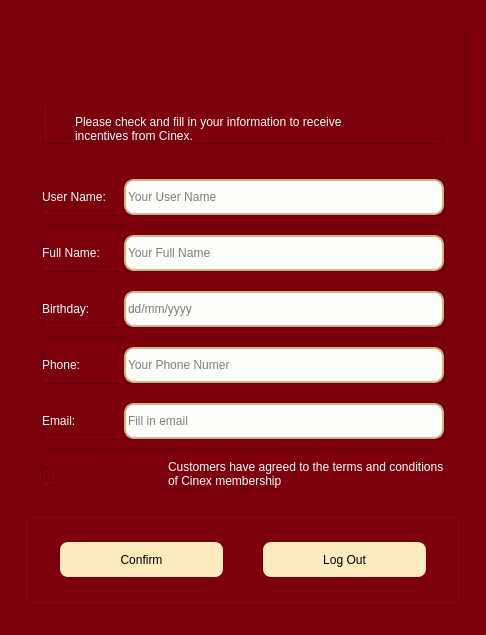
<?xml version="1.0" encoding="UTF-8"?>
<ui version="4.0">
 <class>Dialog</class>
 <widget class="QDialog" name="Dialog">
  <property name="geometry">
   <rect>
    <x>0</x>
    <y>0</y>
    <width>486</width>
    <height>635</height>
   </rect>
  </property>
  <property name="windowTitle">
   <string>Dialog</string>
  </property>
  <property name="styleSheet">
   <string notr="true">background-color: rgb(124, 0, 11);</string>
  </property>
  <layout class="QGridLayout" name="gridLayout">
   <item row="0" column="0">
    <widget class="QWidget" name="widget" native="true">
     <property name="styleSheet">
      <string notr="true">background-color: rgb(124, 0, 11);</string>
     </property>
     <layout class="QVBoxLayout" name="verticalLayout">
      <item alignment="Qt::AlignTop">
       <widget class="QFrame" name="frame">
        <property name="frameShape">
         <enum>QFrame::StyledPanel</enum>
        </property>
        <property name="frameShadow">
         <enum>QFrame::Raised</enum>
        </property>
        <layout class="QGridLayout" name="gridLayout_2">
         <item row="0" column="0" alignment="Qt::AlignHCenter|Qt::AlignTop">
          <widget class="QLabel" name="label">
           <property name="minimumSize">
            <size>
             <width>60</width>
             <height>60</height>
            </size>
           </property>
           <property name="maximumSize">
            <size>
             <width>60</width>
             <height>60</height>
            </size>
           </property>
           <property name="text">
            <string/>
           </property>
           <property name="pixmap">
            <pixmap resource="../../utils/resources.qrc">:/WhiteIcons/images/icons/WhiteIcons/user_ic.svg</pixmap>
           </property>
           <property name="alignment">
            <set>Qt::AlignCenter</set>
           </property>
          </widget>
         </item>
         <item row="1" column="0">
          <widget class="QWidget" name="widget_10" native="true">
           <layout class="QVBoxLayout" name="verticalLayout_9">
            <property name="leftMargin">
             <number>12</number>
            </property>
            <property name="rightMargin">
             <number>12</number>
            </property>
            <property name="bottomMargin">
             <number>0</number>
            </property>
            <item>
             <widget class="QFrame" name="frame_9">
              <property name="frameShape">
               <enum>QFrame::StyledPanel</enum>
              </property>
              <property name="frameShadow">
               <enum>QFrame::Raised</enum>
              </property>
              <layout class="QHBoxLayout" name="horizontalLayout_7">
               <property name="spacing">
                <number>0</number>
               </property>
               <property name="leftMargin">
                <number>0</number>
               </property>
               <property name="rightMargin">
                <number>0</number>
               </property>
               <property name="bottomMargin">
                <number>0</number>
               </property>
               <item>
                <widget class="QLabel" name="label_4">
                 <property name="maximumSize">
                  <size>
                   <width>32</width>
                   <height>32</height>
                  </size>
                 </property>
                 <property name="text">
                  <string/>
                 </property>
                 <property name="pixmap">
                  <pixmap resource="../../utils/resources.qrc">:/WhiteIcons/images/icons/WhiteIcons/alert_circle_ic.svg</pixmap>
                 </property>
                 <property name="scaledContents">
                  <bool>true</bool>
                 </property>
                </widget>
               </item>
               <item alignment="Qt::AlignLeft">
                <widget class="QLabel" name="label_9">
                 <property name="styleSheet">
                  <string notr="true">color: rgb(254, 254, 255);
font: 63 12pt &quot;Segoe UI Semibold&quot;;</string>
                 </property>
                 <property name="text">
                  <string>Please check and fill in your information to receive &lt;br&gt; incentives from Cinex.</string>
                 </property>
                </widget>
               </item>
              </layout>
             </widget>
            </item>
           </layout>
          </widget>
         </item>
        </layout>
       </widget>
      </item>
      <item alignment="Qt::AlignTop">
       <widget class="QWidget" name="widget_4" native="true">
        <layout class="QVBoxLayout" name="verticalLayout_8">
         <property name="spacing">
          <number>0</number>
         </property>
         <property name="topMargin">
          <number>0</number>
         </property>
         <item>
          <widget class="QWidget" name="widget_2" native="true">
           <layout class="QVBoxLayout" name="verticalLayout_2">
            <property name="leftMargin">
             <number>12</number>
            </property>
            <property name="rightMargin">
             <number>12</number>
            </property>
            <property name="bottomMargin">
             <number>0</number>
            </property>
            <item>
             <widget class="QFrame" name="frame_3">
              <property name="frameShape">
               <enum>QFrame::StyledPanel</enum>
              </property>
              <property name="frameShadow">
               <enum>QFrame::Raised</enum>
              </property>
              <layout class="QHBoxLayout" name="horizontalLayout">
               <property name="spacing">
                <number>0</number>
               </property>
               <property name="leftMargin">
                <number>0</number>
               </property>
               <property name="rightMargin">
                <number>0</number>
               </property>
               <property name="bottomMargin">
                <number>0</number>
               </property>
               <item alignment="Qt::AlignLeft">
                <widget class="QLabel" name="label_2">
                 <property name="styleSheet">
                  <string notr="true">color: rgb(254, 254, 255);
font: 63 12pt &quot;Segoe UI Semibold&quot;;</string>
                 </property>
                 <property name="text">
                  <string>User Name:</string>
                 </property>
                </widget>
               </item>
               <item alignment="Qt::AlignRight">
                <widget class="QLineEdit" name="lineEdit">
                 <property name="minimumSize">
                  <size>
                   <width>320</width>
                   <height>36</height>
                  </size>
                 </property>
                 <property name="maximumSize">
                  <size>
                   <width>320</width>
                   <height>16777215</height>
                  </size>
                 </property>
                 <property name="styleSheet">
                  <string notr="true">    border-radius: 10px;
    border: 2px solid #D2B48C;
background-color: rgb(253, 253, 250);
font: 63 12pt &quot;Segoe UI Semibold&quot;;</string>
                 </property>
                 <property name="placeholderText">
                  <string>Your User Name</string>
                 </property>
                </widget>
               </item>
              </layout>
             </widget>
            </item>
           </layout>
          </widget>
         </item>
         <item>
          <widget class="QWidget" name="widget_5" native="true">
           <layout class="QVBoxLayout" name="verticalLayout_3">
            <property name="leftMargin">
             <number>12</number>
            </property>
            <property name="rightMargin">
             <number>12</number>
            </property>
            <property name="bottomMargin">
             <number>0</number>
            </property>
            <item>
             <widget class="QFrame" name="frame_4">
              <property name="frameShape">
               <enum>QFrame::StyledPanel</enum>
              </property>
              <property name="frameShadow">
               <enum>QFrame::Raised</enum>
              </property>
              <layout class="QHBoxLayout" name="horizontalLayout_2">
               <property name="spacing">
                <number>0</number>
               </property>
               <property name="leftMargin">
                <number>0</number>
               </property>
               <property name="rightMargin">
                <number>0</number>
               </property>
               <property name="bottomMargin">
                <number>0</number>
               </property>
               <item alignment="Qt::AlignLeft">
                <widget class="QLabel" name="label_3">
                 <property name="styleSheet">
                  <string notr="true">color: rgb(254, 254, 255);
font: 63 12pt &quot;Segoe UI Semibold&quot;;</string>
                 </property>
                 <property name="text">
                  <string>Full Name:</string>
                 </property>
                </widget>
               </item>
               <item alignment="Qt::AlignRight">
                <widget class="QLineEdit" name="lineEdit_2">
                 <property name="minimumSize">
                  <size>
                   <width>320</width>
                   <height>36</height>
                  </size>
                 </property>
                 <property name="maximumSize">
                  <size>
                   <width>320</width>
                   <height>16777215</height>
                  </size>
                 </property>
                 <property name="styleSheet">
                  <string notr="true">    border-radius: 10px;
    border: 2px solid #D2B48C;
background-color: rgb(253, 253, 250);
font: 63 12pt &quot;Segoe UI Semibold&quot;;</string>
                 </property>
                 <property name="placeholderText">
                  <string>Your Full Name</string>
                 </property>
                </widget>
               </item>
              </layout>
             </widget>
            </item>
           </layout>
          </widget>
         </item>
         <item>
          <widget class="QWidget" name="widget_9" native="true">
           <layout class="QVBoxLayout" name="verticalLayout_7">
            <property name="leftMargin">
             <number>12</number>
            </property>
            <property name="rightMargin">
             <number>12</number>
            </property>
            <property name="bottomMargin">
             <number>0</number>
            </property>
            <item>
             <widget class="QFrame" name="frame_8">
              <property name="frameShape">
               <enum>QFrame::StyledPanel</enum>
              </property>
              <property name="frameShadow">
               <enum>QFrame::Raised</enum>
              </property>
              <layout class="QHBoxLayout" name="horizontalLayout_6">
               <property name="spacing">
                <number>0</number>
               </property>
               <property name="leftMargin">
                <number>0</number>
               </property>
               <property name="rightMargin">
                <number>0</number>
               </property>
               <property name="bottomMargin">
                <number>0</number>
               </property>
               <item alignment="Qt::AlignLeft">
                <widget class="QLabel" name="label_7">
                 <property name="styleSheet">
                  <string notr="true">color: rgb(254, 254, 255);
font: 63 12pt &quot;Segoe UI Semibold&quot;;</string>
                 </property>
                 <property name="text">
                  <string>Birthday:</string>
                 </property>
                </widget>
               </item>
               <item alignment="Qt::AlignRight">
                <widget class="QLineEdit" name="lineEdit_6">
                 <property name="minimumSize">
                  <size>
                   <width>320</width>
                   <height>36</height>
                  </size>
                 </property>
                 <property name="maximumSize">
                  <size>
                   <width>320</width>
                   <height>16777215</height>
                  </size>
                 </property>
                 <property name="styleSheet">
                  <string notr="true">    border-radius: 10px;
    border: 2px solid #D2B48C;
background-color: rgb(253, 253, 250);
font: 63 12pt &quot;Segoe UI Semibold&quot;;</string>
                 </property>
                 <property name="placeholderText">
                  <string>dd/mm/yyyy</string>
                 </property>
                </widget>
               </item>
              </layout>
             </widget>
            </item>
           </layout>
          </widget>
         </item>
         <item>
          <widget class="QWidget" name="widget_8" native="true">
           <layout class="QVBoxLayout" name="verticalLayout_6">
            <property name="leftMargin">
             <number>12</number>
            </property>
            <property name="rightMargin">
             <number>12</number>
            </property>
            <property name="bottomMargin">
             <number>0</number>
            </property>
            <item>
             <widget class="QFrame" name="frame_7">
              <property name="frameShape">
               <enum>QFrame::StyledPanel</enum>
              </property>
              <property name="frameShadow">
               <enum>QFrame::Raised</enum>
              </property>
              <layout class="QHBoxLayout" name="horizontalLayout_5">
               <property name="spacing">
                <number>0</number>
               </property>
               <property name="leftMargin">
                <number>0</number>
               </property>
               <property name="rightMargin">
                <number>0</number>
               </property>
               <property name="bottomMargin">
                <number>0</number>
               </property>
               <item alignment="Qt::AlignLeft">
                <widget class="QLabel" name="label_6">
                 <property name="styleSheet">
                  <string notr="true">color: rgb(254, 254, 255);
font: 63 12pt &quot;Segoe UI Semibold&quot;;</string>
                 </property>
                 <property name="text">
                  <string>Phone:</string>
                 </property>
                </widget>
               </item>
               <item alignment="Qt::AlignRight">
                <widget class="QLineEdit" name="lineEdit_5">
                 <property name="minimumSize">
                  <size>
                   <width>320</width>
                   <height>36</height>
                  </size>
                 </property>
                 <property name="maximumSize">
                  <size>
                   <width>320</width>
                   <height>16777215</height>
                  </size>
                 </property>
                 <property name="styleSheet">
                  <string notr="true">    border-radius: 10px;
    border: 2px solid #D2B48C;
background-color: rgb(253, 253, 250);
font: 63 12pt &quot;Segoe UI Semibold&quot;;</string>
                 </property>
                 <property name="placeholderText">
                  <string notr="true">Your Phone Numer</string>
                 </property>
                </widget>
               </item>
              </layout>
             </widget>
            </item>
           </layout>
          </widget>
         </item>
         <item>
          <widget class="QWidget" name="widget_7" native="true">
           <layout class="QVBoxLayout" name="verticalLayout_5">
            <property name="leftMargin">
             <number>12</number>
            </property>
            <property name="rightMargin">
             <number>12</number>
            </property>
            <property name="bottomMargin">
             <number>0</number>
            </property>
            <item>
             <widget class="QFrame" name="frame_6">
              <property name="frameShape">
               <enum>QFrame::StyledPanel</enum>
              </property>
              <property name="frameShadow">
               <enum>QFrame::Raised</enum>
              </property>
              <layout class="QHBoxLayout" name="horizontalLayout_4">
               <property name="spacing">
                <number>0</number>
               </property>
               <property name="leftMargin">
                <number>0</number>
               </property>
               <property name="rightMargin">
                <number>0</number>
               </property>
               <property name="bottomMargin">
                <number>0</number>
               </property>
               <item alignment="Qt::AlignLeft">
                <widget class="QLabel" name="label_5">
                 <property name="styleSheet">
                  <string notr="true">color: rgb(254, 254, 255);
font: 63 12pt &quot;Segoe UI Semibold&quot;;</string>
                 </property>
                 <property name="text">
                  <string>Email:</string>
                 </property>
                </widget>
               </item>
               <item alignment="Qt::AlignRight">
                <widget class="QLineEdit" name="lineEdit_4">
                 <property name="minimumSize">
                  <size>
                   <width>320</width>
                   <height>36</height>
                  </size>
                 </property>
                 <property name="maximumSize">
                  <size>
                   <width>320</width>
                   <height>16777215</height>
                  </size>
                 </property>
                 <property name="styleSheet">
                  <string notr="true">    border-radius: 10px;
    border: 2px solid #D2B48C;
background-color: rgb(253, 253, 250);
font: 63 12pt &quot;Segoe UI Semibold&quot;;</string>
                 </property>
                 <property name="placeholderText">
                  <string notr="true">Fill in email</string>
                 </property>
                </widget>
               </item>
              </layout>
             </widget>
            </item>
           </layout>
          </widget>
         </item>
         <item>
          <widget class="QWidget" name="widget_6" native="true">
           <layout class="QVBoxLayout" name="verticalLayout_4">
            <property name="leftMargin">
             <number>12</number>
            </property>
            <property name="rightMargin">
             <number>12</number>
            </property>
            <property name="bottomMargin">
             <number>0</number>
            </property>
            <item>
             <widget class="QFrame" name="frame_5">
              <property name="frameShape">
               <enum>QFrame::StyledPanel</enum>
              </property>
              <property name="frameShadow">
               <enum>QFrame::Raised</enum>
              </property>
              <layout class="QHBoxLayout" name="horizontalLayout_3">
               <property name="spacing">
                <number>0</number>
               </property>
               <property name="leftMargin">
                <number>0</number>
               </property>
               <property name="rightMargin">
                <number>0</number>
               </property>
               <property name="bottomMargin">
                <number>0</number>
               </property>
               <item alignment="Qt::AlignLeft">
                <widget class="QCheckBox" name="checkBox">
                 <property name="minimumSize">
                  <size>
                   <width>30</width>
                   <height>30</height>
                  </size>
                 </property>
                 <property name="text">
                  <string/>
                 </property>
                 <property name="iconSize">
                  <size>
                   <width>32</width>
                   <height>32</height>
                  </size>
                 </property>
                </widget>
               </item>
               <item alignment="Qt::AlignLeft">
                <widget class="QLabel" name="label_8">
                 <property name="styleSheet">
                  <string notr="true">color: rgb(254, 254, 255);
font: 63 12pt &quot;Segoe UI Semibold&quot;;</string>
                 </property>
                 <property name="text">
                  <string>
Customers have agreed to the terms and conditions &lt;br&gt; of Cinex membership</string>
                 </property>
                </widget>
               </item>
              </layout>
             </widget>
            </item>
           </layout>
          </widget>
         </item>
        </layout>
       </widget>
      </item>
      <item>
       <widget class="QWidget" name="widget_3" native="true">
        <layout class="QHBoxLayout" name="horizontalLayout_8">
         <item>
          <widget class="QFrame" name="frame_2">
           <property name="frameShape">
            <enum>QFrame::StyledPanel</enum>
           </property>
           <property name="frameShadow">
            <enum>QFrame::Raised</enum>
           </property>
           <layout class="QHBoxLayout" name="horizontalLayout_9">
            <property name="spacing">
             <number>40</number>
            </property>
            <property name="leftMargin">
             <number>30</number>
            </property>
            <property name="topMargin">
             <number>0</number>
            </property>
            <property name="rightMargin">
             <number>30</number>
            </property>
            <property name="bottomMargin">
             <number>0</number>
            </property>
            <item>
             <widget class="QPushButton" name="pushButtonConfirm">
              <property name="minimumSize">
               <size>
                <width>0</width>
                <height>35</height>
               </size>
              </property>
              <property name="styleSheet">
               <string notr="true">border-radius: 8px;
font: 87 10pt &quot;Segoe UI Black&quot;;
background-color: rgb(255, 235, 192);
color: rgb(0, 0, 0);</string>
              </property>
              <property name="text">
               <string>Confirm</string>
              </property>
              <property name="iconSize">
               <size>
                <width>30</width>
                <height>30</height>
               </size>
              </property>
             </widget>
            </item>
            <item>
             <widget class="QPushButton" name="pushButtonLogOut">
              <property name="minimumSize">
               <size>
                <width>0</width>
                <height>35</height>
               </size>
              </property>
              <property name="styleSheet">
               <string notr="true">border-radius: 8px;
font: 87 10pt &quot;Segoe UI Black&quot;;
background-color: rgb(255, 235, 192);
color: rgb(0, 0, 0);</string>
              </property>
              <property name="text">
               <string>Log Out</string>
              </property>
              <property name="iconSize">
               <size>
                <width>30</width>
                <height>30</height>
               </size>
              </property>
             </widget>
            </item>
           </layout>
          </widget>
         </item>
        </layout>
       </widget>
      </item>
     </layout>
    </widget>
   </item>
  </layout>
 </widget>
 <resources>
  <include location="../../utils/resources.qrc"/>
 </resources>
 <connections/>
</ui>
